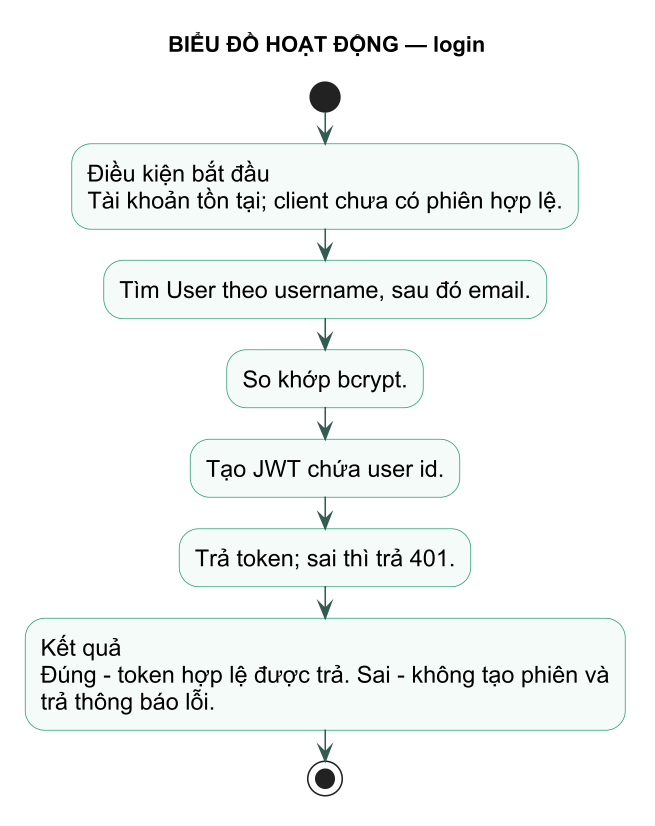
#> input picture docs/diagram/activity/methods/login.png, 1309 x 1651 px, found by its file name (shown at 1/2 size)
$ python build_detailed_screenflows.py
#> lines starting #> are read from the running program, lines starting #| are printed output that depends on the picture
#> in save_auth, `im = Image.new('RGB', (W, h), 'white')`: im: PIL image 1800x1350 RGB; every value is 255
from pathlib import Path
from PIL import Image, ImageDraw, ImageFont

PROJECT_ROOT = Path(__file__).resolve().parents[2]


ROOT = (PROJECT_ROOT / ".tools/document-assets")
SRC = (PROJECT_ROOT / ".tools/document-assets/screenflow_source_screens/New folder")
OUT = (PROJECT_ROOT / ".tools/document-assets/screenflow_db_media/detailed")
W = 1800


def f(size, bold=False):
    return ImageFont.truetype(f"C:/Windows/Fonts/{'arialbd.ttf' if bold else 'arial.ttf'}", size)


def rr(d, box, radius=20, fill="white", outline="#cbd9e6", width=3):
    d.rounded_rectangle(box, radius=radius, fill=fill, outline=outline, width=width)


def txt(d, xy, value, size, color="#17324f", bold=False, anchor="la"):
    d.text(xy, value, font=f(size, bold), fill=color, anchor=anchor)


def fit_text(d, value, max_width, size, bold=False):
    words, lines, line = value.split(), [], ""
    for word in words:
        candidate = f"{line} {word}".strip()
        if d.textbbox((0, 0), candidate, font=f(size, bold))[2] <= max_width:
            line = candidate
        else:
            lines.append(line); line = word
    if line: lines.append(line)
    return lines


def screenshot_card(canvas, draw, x, y, w, h, step, title, subtitle, filename, accent="#1570d8"):
#> called with x = 60, y = 155, w = 390, h = 445, step = 1, title = 'Mở đăng nhập', subtitle = 'Truy cập /login.', filename = 'login.png'
    rr(draw, (x, y, x+w, y+h), 24, "#f8fbfe", accent, 3)
    draw.ellipse((x+20, y+18, x+78, y+76), fill=accent)
    txt(draw, (x+49, y+47), str(step), 26, "white", True, "mm")
    txt(draw, (x+94, y+24), title, 23, "#17324f", True)
    for i, line in enumerate(fit_text(draw, subtitle, w-120, 15)):
        txt(draw, (x+94, y+59+i*19), line, 15, "#66788d")
    image = Image.open(SRC / filename).convert("RGB")
#> image is the input picture: PIL image 1309x1651 RGB; mean R, G, B 242.6, 245.6, 244.4
    max_w, max_h = w-34, h-118
    scale = min(max_w/image.width, max_h/image.height)
#> scale = 0.198
    image = image.resize((int(image.width*scale), int(image.height*scale)), Image.Resampling.LANCZOS)
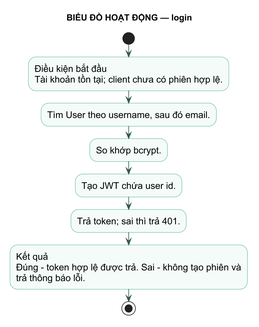
#> image: PIL image 259x327 RGB; mean R, G, B 242.2, 245.1, 244
    ix, iy = x+(w-image.width)//2, y+h-18-image.height
#> ix = 125; iy = 255
    rr(draw, (ix-7, iy-7, ix+image.width+7, iy+image.height+7), 12, "#eaf1f6", "#b9cada", 2)
    canvas.paste(image, (ix, iy))
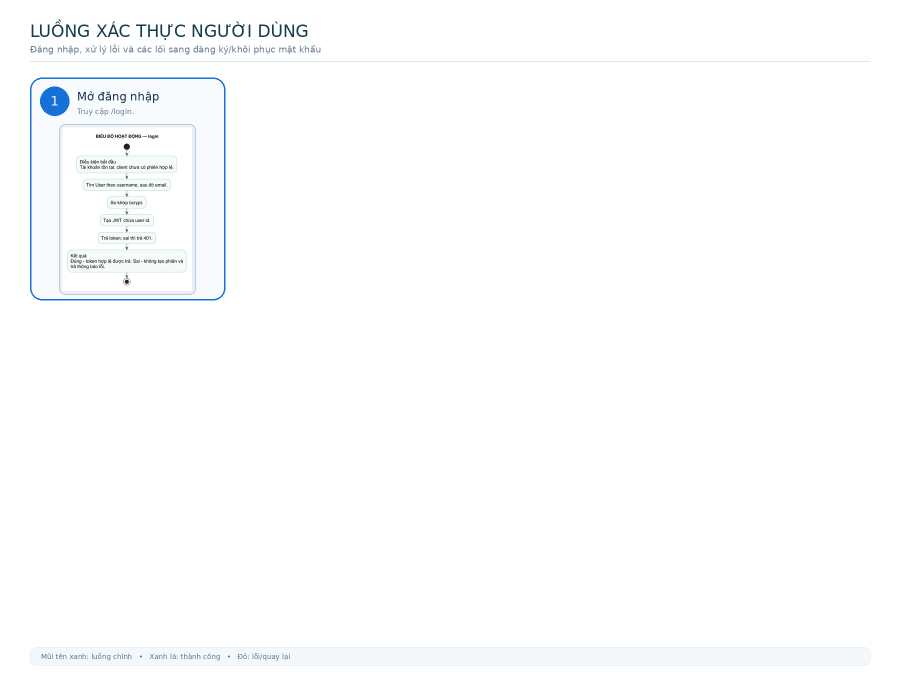
#> canvas: PIL image 1800x1350 RGB (shown at 1/2 size); mean R, G, B 252.4, 253.2, 253.7
    return (x, y, x+w, y+h)


def arrow(d, points, color="#1769c2", label=None, label_xy=None):
    d.line(points, fill=color, width=6, joint="curve")
    x1, y1 = points[-2]; x2, y2 = points[-1]
    if abs(x2-x1) >= abs(y2-y1):
        s = 1 if x2 > x1 else -1
        head = [(x2,y2),(x2-s*20,y2-12),(x2-s*20,y2+12)]
    else:
        s = 1 if y2 > y1 else -1
        head = [(x2,y2),(x2-12,y2-s*20),(x2+12,y2-s*20)]
    d.polygon(head, fill=color)
    if label and label_xy:
        rr(d, (label_xy[0]-75,label_xy[1]-20,label_xy[0]+75,label_xy[1]+20), 18, "white", color, 2)
        txt(d, label_xy, label, 15, color, True, "mm")


def header(d, title, subtitle, height):
    txt(d, (60, 42), title, 34, "#123d4a", True)
    txt(d, (60, 88), subtitle, 18, "#687b8f")
    d.line((60, 122, W-60, 122), fill="#dce6ee", width=2)
    rr(d, (60,height-55,W-60,height-20), 12, "#f4f8fb", "#d6e2eb", 1)
    txt(d, (82,height-37), "Mũi tên xanh: luồng chính   •   Xanh lá: thành công   •   Đỏ: lỗi/quay lại", 14, "#5f7185", anchor="lm")


def save_auth():
    h=1350; im=Image.new("RGB",(W,h),"white"); d=ImageDraw.Draw(im)
    header(d,"LUỒNG XÁC THỰC NGƯỜI DÙNG","Đăng nhập, xử lý lỗi và các lối sang đăng ký/khôi phục mật khẩu",h)
    cw,ch,gap=390,445,36; xs=[60+i*(cw+gap) for i in range(4)]
    screenshot_card(im,d,xs[0],155,cw,ch,1,"Mở đăng nhập","Truy cập /login.","login.png")
    screenshot_card(im,d,xs[1],155,cw,ch,2,"Nhập thông tin","Điền tài khoản và mật khẩu.","login fill.png")
    screenshot_card(im,d,xs[2],155,cw,ch,3,"Xác thực","Nhấn Đăng nhập; backend kiểm tra.","login fill.png")
    screenshot_card(im,d,80,785,620,470,4,"Dashboard","Thông tin hợp lệ → /dashboard.","dashboard.png","#07966f")
    screenshot_card(im,d,1100,785,620,470,5,"Thông báo lỗi","Thông tin sai → hiển thị lỗi.","login error.png","#e52d45")
    for i in range(2): arrow(d,[(xs[i]+cw,378),(xs[i+1]-5,378)])
    diamond=[(1320,640),(1425,710),(1320,780),(1215,710)]
    d.polygon(diamond,fill="#fff8dc",outline="#efad27",width=4)
    txt(d,(1320,698),"Hợp lệ?",20,"#27425c",True,"mm")
    arrow(d,[(xs[2]+cw,378),(1700,378),(1700,640),(1425,640),(1425,675)])
    arrow(d,[(1215,710),(630,710),(630,785)],"#07966f","Có",(900,710))
    arrow(d,[(1425,710),(1450,710),(1450,785)],"#e52d45","Không",(1570,710))
    arrow(d,[(1410,1255),(1410,1290),(250,1290),(250,600)],"#e52d45","Thử lại",(850,1290))
    # Secondary routes from login.
    screenshot_card(im,d,60,625,330,145,"A","Đăng ký","Lối phụ: tạo tài khoản mới.","register.png","#7357d8")
    screenshot_card(im,d,410,625,330,145,"B","Quên mật khẩu","Lối phụ: gửi yêu cầu đặt lại.","reset password.png","#7357d8")
    im.save((PROJECT_ROOT / ".tools/document-assets/screenflow_db_media/detailed/01_Authentication_Flow.png"),dpi=(180,180))


def simple_flow(filename, title, subtitle, nodes, links, height=780):
    im=Image.new("RGB",(W,height),"white"); d=ImageDraw.Draw(im); header(d,title,subtitle,height)
    boxes=[]
    for node in nodes:
        boxes.append(screenshot_card(im,d,*node))
    for link in links:
        a,b,color,label=link
        ba,bb=boxes[a],boxes[b]
        start=(ba[2],(ba[1]+ba[3])//2); end=(bb[0]-5,(bb[1]+bb[3])//2)
        arrow(d,[start,end],color,label,((start[0]+end[0])//2,start[1]-27) if label else None)
    im.save(OUT/filename,dpi=(180,180))


def main():
    OUT.mkdir(parents=True,exist_ok=True)
    save_auth()
    y,w,h=165,400,520
    simple_flow("02_Transactions_Flow.png","LUỒNG QUẢN LÝ GIAO DỊCH","Xem danh sách, lọc/tìm kiếm và tạo giao dịch",[
        (55,y,w,h,1,"Dashboard","Chọn Giao dịch.","dashboard.png"),(480,y,w,h,2,"Danh sách giao dịch","Xem và quản lý dữ liệu.","transactions.png"),(905,y,w,h,3,"Lọc giao dịch","Chọn loại, danh mục, thời gian.","Search transactions.png"),(1330,y,w,h,4,"Tạo giao dịch","Nhập dữ liệu và lưu.","Create transaction.png")],[(0,1,"#1769c2",None),(1,2,"#1769c2","Tìm kiếm"),(2,3,"#07966f","Thêm mới")])
    simple_flow("03_Categories_Flow.png","LUỒNG QUẢN LÝ DANH MỤC","Xem danh mục thu/chi và tạo danh mục mới",[
        (120,y,480,h,1,"Danh mục","Mở /categories.","Categories.png"),(660,y,480,h,2,"Thêm danh mục","Chọn loại, tên, icon và màu.","Create category.png"),(1200,y,480,h,3,"Lưu kết quả","Danh mục mới xuất hiện trong danh sách.","Categories.png")],[(0,1,"#1769c2","Thêm mới"),(1,2,"#07966f","Lưu")])
    simple_flow("04_Budgets_Flow.png","LUỒNG QUẢN LÝ NGÂN SÁCH","Theo dõi hạn mức và đặt ngân sách theo danh mục",[
        (120,y,480,h,1,"Ngân sách","Mở /budgets.","budgets.png"),(660,y,480,h,2,"Đặt ngân sách","Chọn danh mục và hạn mức.","create buget.png"),(1200,y,480,h,3,"Theo dõi sử dụng","Cập nhật tiến độ chi tiêu theo kỳ.","budgets.png")],[(0,1,"#1769c2","Đặt ngân sách"),(1,2,"#07966f","Lưu")])
    simple_flow("05_Goals_Flow.png","LUỒNG QUẢN LÝ MỤC TIÊU TIẾT KIỆM","Tạo mục tiêu, xem chi tiết và nạp tiền",[
        (55,y,w,h,1,"Danh sách mục tiêu","Mở /goals.","Goal saving.png"),(480,y,w,h,2,"Tạo mục tiêu","Nhập tên và số tiền đích.","Create goal saving.png"),(905,y,w,h,3,"Chi tiết mục tiêu","Quản lý hạng mục và lịch sử.","Details goal saving.png"),(1330,y,w,h,4,"Nạp tiền","Nhập số tiền và xác nhận.","send money to goal saving.png")],[(0,1,"#1769c2","Tạo mới"),(1,2,"#07966f","Lưu"),(2,3,"#1769c2","Nạp tiền")])
    simple_flow("06_Reports_Flow.png","LUỒNG BÁO CÁO VÀ ĐỐI CHIẾU","So sánh kỳ và mở giao dịch làm bằng chứng",[
        (190,y,600,h,1,"Báo cáo","Chọn kỳ, xem so sánh và phân bổ.","Reports.png"),(1010,y,600,h,2,"Giao dịch đã lọc","Mở chi tiết dữ liệu từ báo cáo.","Search transactions.png")],[(0,1,"#1769c2","Xem chi tiết")])
    simple_flow("07_Assistant_Flow.png","LUỒNG TRỢ LÝ AI","Đặt câu hỏi và nhận câu trả lời có dữ liệu đối chiếu",[
        (190,y,600,h,1,"Trợ lý AI","Chọn hội thoại và nhập câu hỏi.","Ai chatbot.png"),(1010,y,600,h,2,"Câu trả lời AI","Hiển thị phân tích và evidence.","AI answer.png")],[(0,1,"#07966f","Gửi câu hỏi")])
    simple_flow("08_Profile_Flow.png","LUỒNG QUẢN LÝ HỒ SƠ","Mở SidePanel, cập nhật thông tin và lưu thay đổi",[
        (190,y,600,h,1,"Mở hồ sơ","Nhấn avatar trong AppShell.","dashboard.png"),(1010,y,600,h,2,"Cập nhật hồ sơ","Sửa thông tin hoặc ảnh đại diện.","Profile.png")],[(0,1,"#1769c2","Nhấn avatar")])
    print(OUT)


if __name__ == "__main__":
#> (the run stopped early here; a loop or call above may not have finished)

$ run again, with docs/diagram/activity/methods/add-item.png copied over docs/diagram/activity/methods/login.png
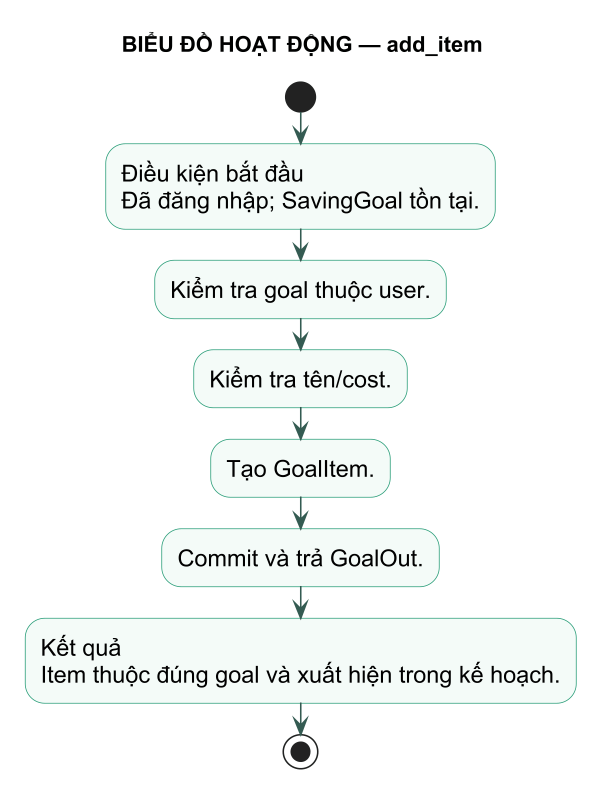
#> input picture docs/diagram/activity/methods/add-item.png, 1211 x 1597 px, found by its file name (shown at 1/2 size)
#> im: PIL image 1800x1350 RGB; every value is 255
#> in screenshot_card, image is the input picture: PIL image 1211x1597 RGB; mean R, G, B 243.4, 246, 245
#> in screenshot_card, `image = image.resize((int(image.width*scale), int(image.height*scale))..`:
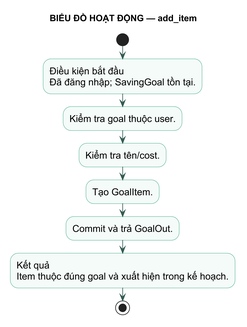
#> image: PIL image 247x327 RGB; mean R, G, B 243, 245.6, 244.6
#> in screenshot_card, `canvas.paste(image, (ix, iy))`:
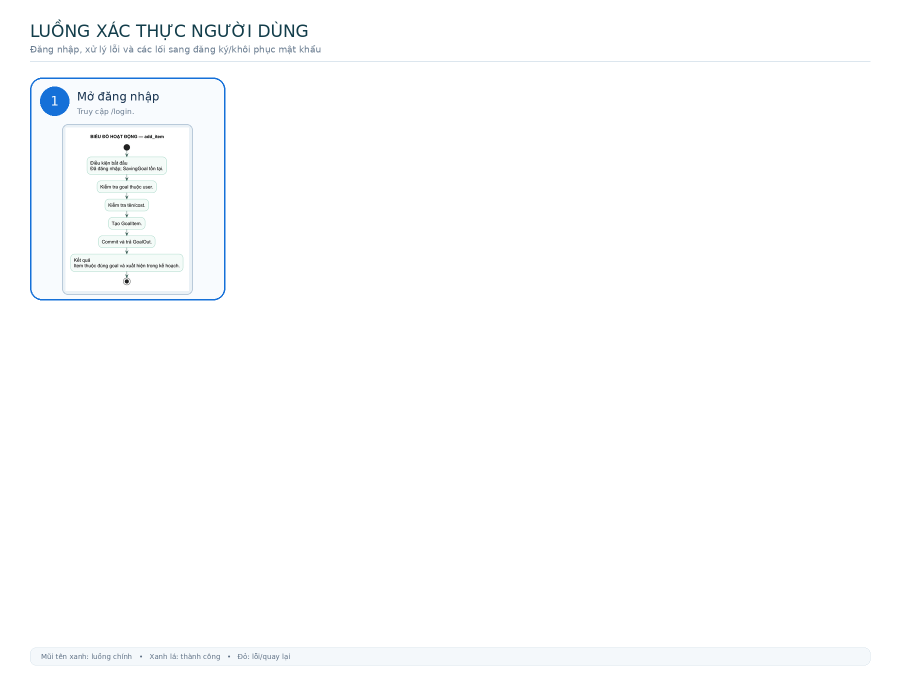
#> canvas: PIL image 1800x1350 RGB (shown at 1/2 size); mean R, G, B 252.5, 253.2, 253.7

$ run again, with docs/diagram/activity/methods/complete-goal.png copied over docs/diagram/activity/methods/login.png
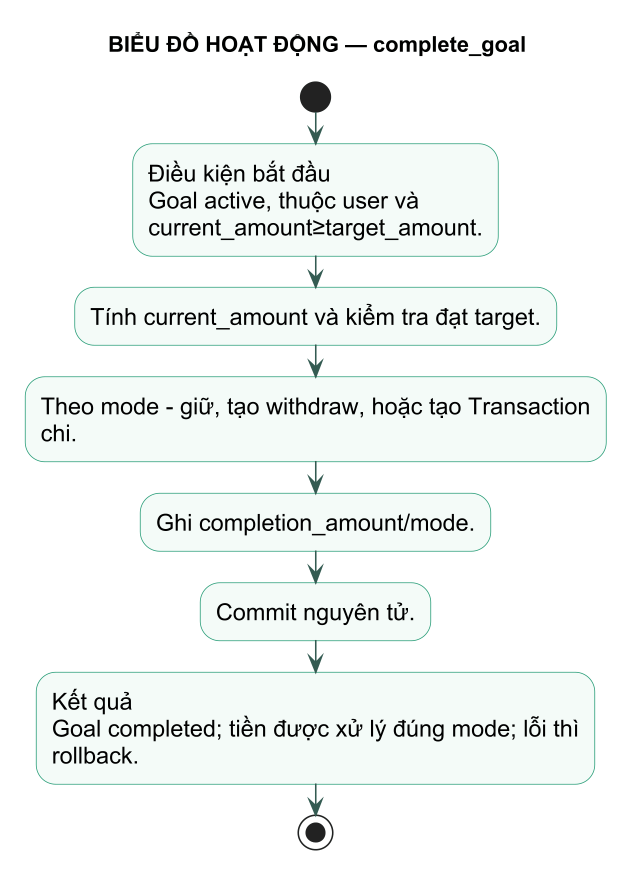
#> input picture docs/diagram/activity/methods/complete-goal.png, 1271 x 1758 px, found by its file name (shown at 1/2 size)
#> im: PIL image 1800x1350 RGB; every value is 255
#> in screenshot_card, image is the input picture: PIL image 1271x1758 RGB; mean R, G, B 240.8, 244.2, 242.8
#> in screenshot_card, `image = image.resize((int(image.width*scale), int(image.height*scale))..`:
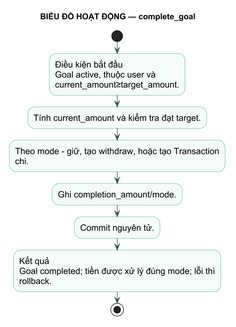
#> image: PIL image 236x327 RGB; mean R, G, B 240.4, 243.7, 242.4
#> in screenshot_card, `canvas.paste(image, (ix, iy))`:
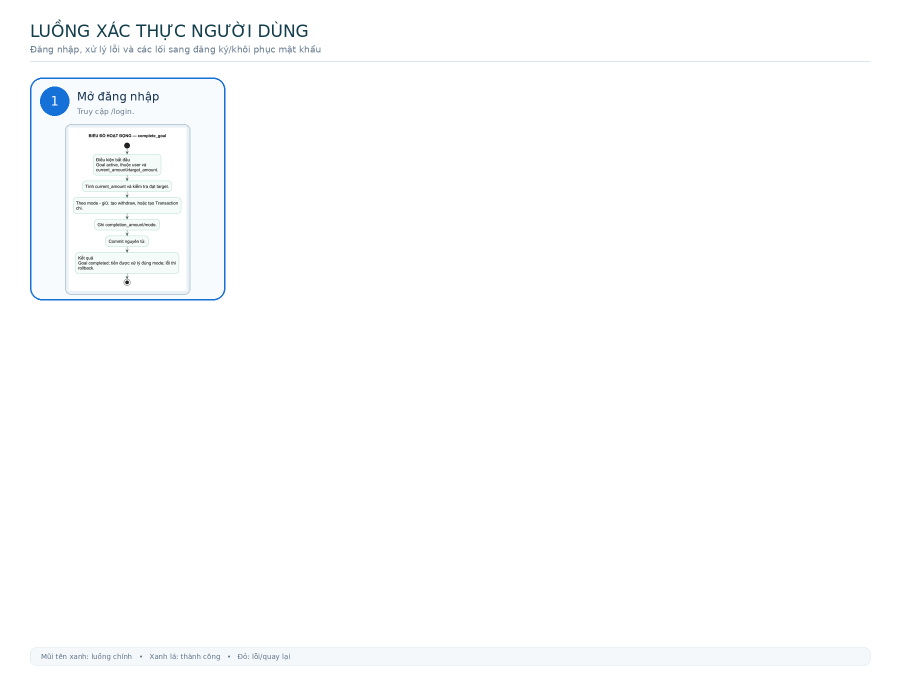
#> canvas: PIL image 1800x1350 RGB (shown at 1/2 size); mean R, G, B 252.4, 253.1, 253.7
